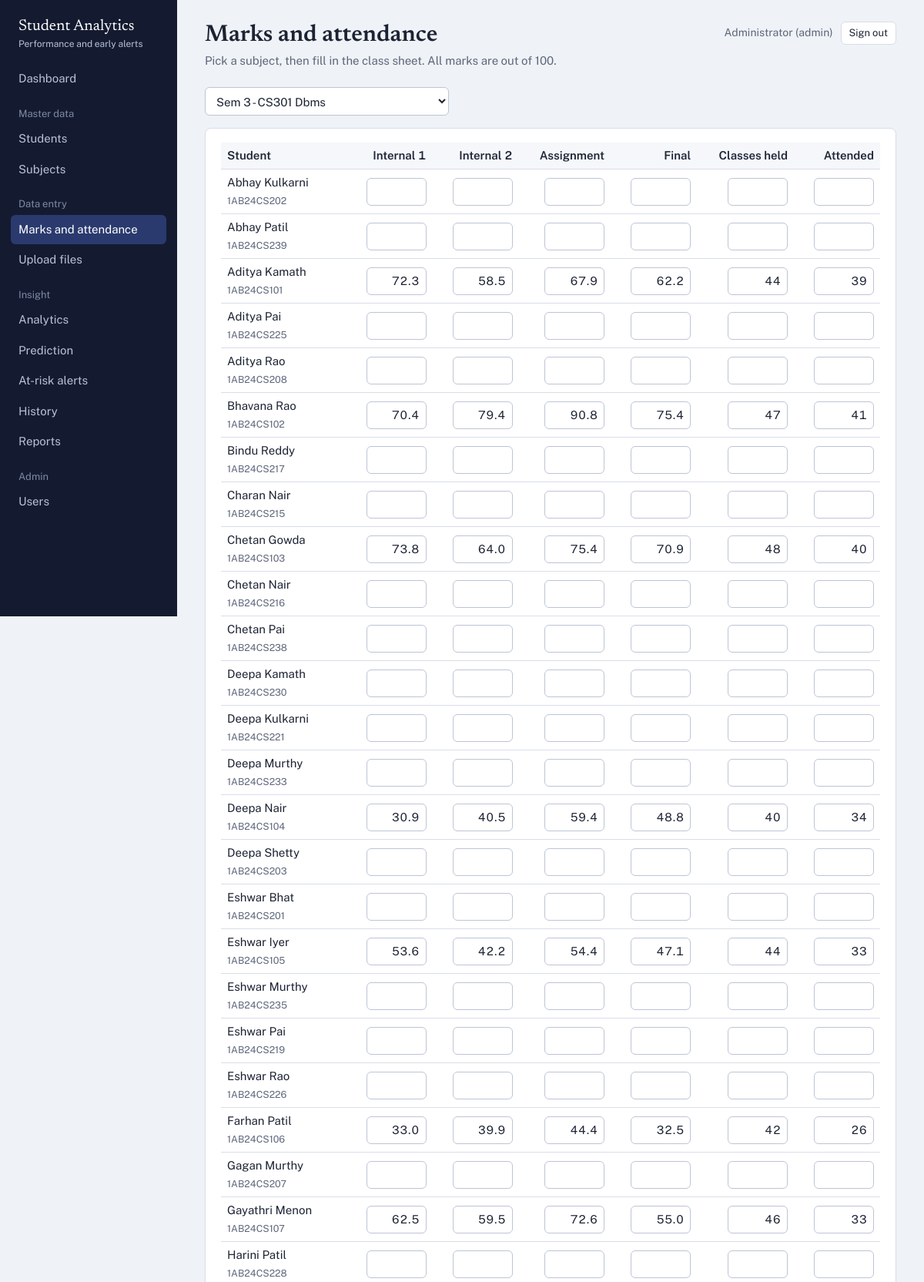
The app's page /entry?subject_id=7 (signed in, upper part) with its own data.
### tables this page shows
CREATE TABLE users (
    user_id       INTEGER PRIMARY KEY AUTOINCREMENT,
    name          TEXT NOT NULL,
    email         TEXT NOT NULL UNIQUE,
    password_hash TEXT NOT NULL,
    role          TEXT NOT NULL DEFAULT 'teacher' CHECK (role IN ('admin','teacher')),
    created_at    TEXT NOT NULL DEFAULT (datetime('now'))
);

CREATE TABLE students (
    student_id INTEGER PRIMARY KEY AUTOINCREMENT,
    usn        TEXT NOT NULL UNIQUE,
    name       TEXT NOT NULL,
    gender     TEXT NOT NULL,
    semester   INTEGER NOT NULL CHECK (semester BETWEEN 1 AND 8),
    section    TEXT NOT NULL,
    email      TEXT
);

CREATE TABLE marks (
    mark_id    INTEGER PRIMARY KEY AUTOINCREMENT,
    student_id INTEGER NOT NULL REFERENCES students(student_id) ON DELETE CASCADE,
    subject_id INTEGER NOT NULL REFERENCES subjects(subject_id) ON DELETE CASCADE,
    internal1  REAL, internal2 REAL, assignment REAL, final_mark REAL,
    UNIQUE (student_id, subject_id)
);

CREATE TABLE attendance (
    attendance_id    INTEGER PRIMARY KEY AUTOINCREMENT,
    student_id       INTEGER NOT NULL REFERENCES students(student_id) ON DELETE CASCADE,
    subject_id       INTEGER NOT NULL REFERENCES subjects(subject_id) ON DELETE CASCADE,
    classes_held     INTEGER NOT NULL CHECK (classes_held >= 0),
    classes_attended INTEGER NOT NULL CHECK (classes_attended >= 0),
    UNIQUE (student_id, subject_id)
);

### app.py (the view, shortened to what this page needs)
@app.route("/entry", methods=["GET", "POST"])
@login_required
def entry():
    subject_list = repo.list_subjects()
    subject_id = request.values.get("subject_id", type=int)
    subject = repo.get_subject(subject_id) if subject_id else None
    rows = [dict(r) for r in repo.entry_sheet(subject_id)] if subject else []
    return render_template("entry.html", subjects=subject_list, subject=subject,
                           rows=rows, problems=[])

### app.py (called while the page is built)
def csrf_token():
    if "csrf_token" not in session:
        session["csrf_token"] = secrets.token_hex(16)
    return session["csrf_token"]

@app.before_request
def load_user_and_check_csrf():
    uid = session.get("user_id")
    g.user = repo.get_user(uid) if uid else None
    if request.method == "POST":
        sent = request.form.get("csrf_token") or request.headers.get("X-CSRF-Token")
        if not sent or not secrets.compare_digest(sent, session.get("csrf_token", "")):
            abort(400, "Your session expired or the form was invalid. Go back and try again.")

@app.after_request
def security_headers(resp):
    resp.headers.setdefault("X-Content-Type-Options", "nosniff")
    resp.headers.setdefault("X-Frame-Options", "DENY")
    resp.headers.setdefault("Referrer-Policy", "same-origin")
    return resp

def login_required(view):
    @wraps(view)
    def wrapped(*args, **kwargs):
        if g.user is None:
            return redirect(url_for("login", next=request.path))
        return view(*args, **kwargs)
    return wrapped

### db.py (called while the page is built)
def get_db():
    if "db" not in g:
        path = current_app.config["DATABASE"]
        os.makedirs(os.path.dirname(path), exist_ok=True)
        g.db = sqlite3.connect(path)
        g.db.row_factory = sqlite3.Row
        g.db.execute("PRAGMA foreign_keys = ON")
    return g.db

def q(sql, args=(), one=False):
    cur = get_db().execute(sql, args)
    rows = cur.fetchall()
    cur.close()
    if one:
        return rows[0] if rows else None
    return rows

### repository.py (called while the page is built)
def get_user(user_id):
    return q("SELECT * FROM users WHERE user_id = ?", (user_id,), one=True)

def list_subjects(semester=None):
    if semester:
        return q("SELECT * FROM subjects WHERE semester=? ORDER BY subject_code", (semester,))
    return q("SELECT * FROM subjects ORDER BY semester, subject_code")

def get_subject(subject_id):
    return q("SELECT * FROM subjects WHERE subject_id = ?", (subject_id,), one=True)

### templates/entry.html (shortened to what this page needs)
{% extends "base.html" %}
{% block heading %}Marks and attendance{% endblock %}
{% block subtitle %}<p>Pick a subject, then fill in the class sheet. All marks are out of 100.</p>{% endblock %}
{% block content %}
<form method="get" class="filters">
  <select name="subject_id" aria-label="Subject" onchange="this.form.submit()">
    {% for s in subjects %}<option value="{{ s.subject_id }}" {{ 'selected' if subject and subject.subject_id==s.subject_id }}>Sem {{ s.semester }} - {{ s.subject_code }} {{ s.subject_name }}</option>{% endfor %}
  </select>
</form>
{% if not subject %}
  <div class="empty">{% if subjects %}Choose a subject to enter marks for every student in its semester.{% else %}Add a subject first under Master data.{% endif %}</div>
{% elif not rows %}
  <div class="empty">No students are enrolled in semester {{ subject.semester }}. Add students first.</div>
{% else %}
<form method="post">
  <div class="panel tablewrap">
    <table class="grid-entry">
      <thead><tr><th>Student</th><th class="num">Internal 1</th><th class="num">Internal 2</th><th class="num">Assignment</th><th class="num">Final</th><th class="num">Classes held</th><th class="num">Attended</th></tr></thead>
      <tbody>{% for r in rows %}
      <tr><td>{{ r.name }}<br><small style="color:var(--muted)">{{ r.usn }}</small></td>
        {% for f in ['internal1','internal2','assignment','final_mark','classes_held','classes_attended'] %}
        <td class="num"><input name="{{ f }}_{{ r.student_id }}" inputmode="decimal" value="{{ r[f] if r[f] is not none else '' }}" aria-label="{{ f|replace('_',' ') }} for {{ r.name }}"></td>
        {% endfor %}</tr>{% endfor %}</tbody>
    </table>
  </div>
</form>
{% endif %}
{% endblock %}

### templates/base.html (shortened to what this page needs)
<!doctype html>
<html lang="en">
<head>
<link rel="stylesheet" href="{{ url_for('static', filename='css/app.css') }}">
</head>
<body>
{% if g.user %}
<div class="shell">
  <aside class="side">
    <div class="brand">Student Analytics<small>Performance and early alerts</small></div>
    {% set ep = request.endpoint %}
    <nav aria-label="Main">
      <a href="{{ url_for('dashboard') }}" class="{{ 'on' if ep=='dashboard' }}">Dashboard</a>
      <div class="group">Master data</div>
      <a href="{{ url_for('students') }}" class="{{ 'on' if ep in ('students','student_form','student_detail') }}">Students</a>
      <a href="{{ url_for('subjects') }}" class="{{ 'on' if ep in ('subjects','subject_form') }}">Subjects</a>
      <div class="group">Data entry</div>
      <a href="{{ url_for('entry') }}" class="{{ 'on' if ep=='entry' }}">Marks and attendance</a>
      <a href="{{ url_for('upload') }}" class="{{ 'on' if ep=='upload' }}">Upload files</a>
      <div class="group">Insight</div>
      <a href="{{ url_for('analytics_page') }}" class="{{ 'on' if ep=='analytics_page' }}">Analytics</a>
      <a href="{{ url_for('prediction') }}" class="{{ 'on' if ep=='prediction' }}">Prediction</a>
      <a href="{{ url_for('alerts') }}" class="{{ 'on' if ep=='alerts' }}">At-risk alerts</a>
      <a href="{{ url_for('history') }}" class="{{ 'on' if ep=='history' }}">History</a>
      <a href="{{ url_for('reports_page') }}" class="{{ 'on' if ep=='reports_page' }}">Reports</a>
      {% if g.user.role == 'admin' %}
      <div class="group">Admin</div>
      <a href="{{ url_for('users') }}" class="{{ 'on' if ep=='users' }}">Users</a>
      {% endif %}
    </nav>
  </aside>
  <main class="main">
    <div class="top">
      <div>
        <h1>{% block heading %}{% endblock %}</h1>
        {% block subtitle %}{% endblock %}
      </div>
      <div class="who">
        <span>{{ g.user.name }} ({{ g.user.role }})</span>
        <form method="post" action="{{ url_for('logout') }}">
          <button class="btn small">Sign out</button>
        </form>
      </div>
    </div>
    {% block content %}{% endblock %}
  </main>
</div>
{% else %}
  {% block auth %}{% endblock %}
{% endif %}
</body>
</html>

### static/css/app.css (style rules this page uses)
:root { --ink:#1c2333; --muted:#5d667a; --paper:#eff2f6; --panel:#fff; --line:#d8dee8; --side:#141b30; --side-text:#b9c2d8; --primary:#26408b; --primary-soft:#e5eaf7; --low:#2a8c82; --med:#d99a00; --high:#c8423b; --unrated:#cfd5df; --serif:"Newsreader",Georgia,"Times New Roman",serif; --sans:"Public Sans",system-ui,-apple-system,"Segoe UI",sans-serif; }
* { box-sizing:border-box }
html { font-size:16px }
body { margin:0;background:var(--paper);color:var(--ink);font:15px/1.5 var(--sans) }
a { color:var(--primary) }
h1,h2,h3 { font-family:var(--serif);font-weight:600;line-height:1.2;margin:0 }
h1 { font-size:1.9rem }
.shell { display:grid;grid-template-columns:230px 1fr;min-height:100vh }
.side { background:var(--side);color:var(--side-text);padding:22px 14px;position:sticky;top:0;height:100vh;overflow:auto }
.brand { font-family:var(--serif);font-size:1.25rem;color:#fff;padding:0 10px 18px;line-height:1.2 }
.brand small { display:block;font:12px var(--sans);color:var(--side-text);margin-top:4px }
.side nav a { display:block;color:var(--side-text);text-decoration:none;padding:8px 10px;border-radius:6px;margin:1px 0 }
.side nav a.on { background:#2a3a6e;color:#fff }
.side .group { margin:16px 10px 4px;font-size:13px;color:#7f89a5 }
.main { padding:28px clamp(16px,3vw,40px) 60px;min-width:0 }
.top { display:flex;justify-content:space-between;align-items:flex-start;gap:16px;flex-wrap:wrap;margin-bottom:22px }
.top p { margin:4px 0 0;color:var(--muted) }
.who { display:flex;align-items:center;gap:10px;font-size:14px;color:var(--muted);flex-wrap:wrap }
.who form { margin:0 }
.btn { display:inline-block;border:1px solid var(--line);background:#fff;color:var(--ink);padding:8px 14px;border-radius:6px;font:inherit;cursor:pointer;text-decoration:none }
.btn.small { padding:4px 10px;font-size:13px }
input,select { font:inherit;color:var(--ink);padding:8px 10px;border:1px solid #bcc5d6;border-radius:6px;background:#fff;max-width:100% }
.filters { display:flex;gap:10px;flex-wrap:wrap;margin-bottom:16px;align-items:center }
.panel { background:var(--panel);border:1px solid var(--line);border-radius:8px;padding:18px 20px;margin-bottom:20px }
.tablewrap { overflow-x:auto }
table { border-collapse:collapse;width:100% }
th,td { text-align:left;padding:9px 12px;border-bottom:1px solid var(--line);vertical-align:middle }
th { font-weight:600;background:#f5f7fb;white-space:nowrap }
td.num,th.num { text-align:right;font-variant-numeric:tabular-nums }
.grid-entry input { width:78px;padding:6px 8px;text-align:right }
.grid-entry td,.grid-entry th { padding:6px 8px }

### records on screen
users: user.name "Administrator", user.role "admin"
students: name "Abhay Kulkarni", usn "1AB24CS202"
students: name "Abhay Patil", usn "1AB24CS239"
marks: name "Aditya Kamath", usn "1AB24CS101", internal1 "72.3" "58.5" "67.9" "62.2" "44" "39"
students: name "Aditya Pai", usn "1AB24CS225"
students: name "Aditya Rao", usn "1AB24CS208"
marks: name "Bhavana Rao", usn "1AB24CS102", internal1 "70.4" "79.4" "90.8" "75.4" "47" "41"
students: name "Bindu Reddy", usn "1AB24CS217"
students: name "Charan Nair", usn "1AB24CS215"
marks: name "Chetan Gowda", usn "1AB24CS103", internal1 "73.8" "64.0" "75.4" "70.9" "48" "40"
students: name "Chetan Nair", usn "1AB24CS216"
students: name "Chetan Pai", usn "1AB24CS238"
students: name "Deepa Kamath", usn "1AB24CS230"
students: name "Deepa Kulkarni", usn "1AB24CS221"
students: name "Deepa Murthy", usn "1AB24CS233"
marks: name "Deepa Nair", usn "1AB24CS104", internal1 "30.9" "40.5" "59.4" "48.8" "40" "34"
students: name "Deepa Shetty", usn "1AB24CS203"
students: name "Eshwar Bhat", usn "1AB24CS201"
marks: name "Eshwar Iyer", usn "1AB24CS105", internal1 "53.6" "42.2" "54.4" "47.1" "44" "33"
students: name "Eshwar Murthy", usn "1AB24CS235"
students: name "Eshwar Pai", usn "1AB24CS219"
students: name "Eshwar Rao", usn "1AB24CS226"
marks: name "Farhan Patil", usn "1AB24CS106", internal1 "33.0" "39.9" "44.4" "32.5" "42" "26"
students: name "Gagan Murthy", usn "1AB24CS207"
marks: name "Gayathri Menon", usn "1AB24CS107", internal1 "62.5" "59.5" "72.6" "55.0" "46" "33"
students: name "Harini Patil", usn "1AB24CS228"
